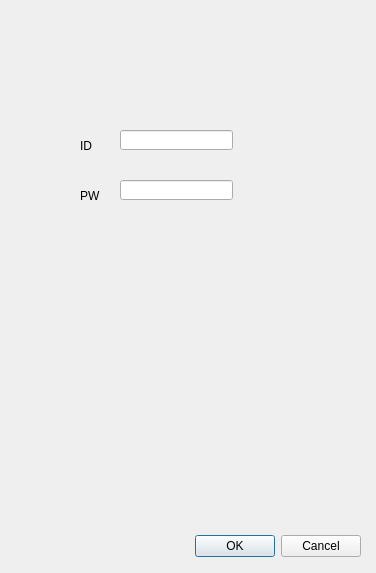
<?xml version="1.0" encoding="UTF-8"?>
<ui version="4.0">
 <class>Dialog</class>
 <widget class="QDialog" name="Dialog">
  <property name="geometry">
   <rect>
    <x>0</x>
    <y>0</y>
    <width>376</width>
    <height>573</height>
   </rect>
  </property>
  <property name="windowTitle">
   <string>Dialog</string>
  </property>
  <widget class="QDialogButtonBox" name="buttonBox">
   <property name="geometry">
    <rect>
     <x>20</x>
     <y>530</y>
     <width>341</width>
     <height>32</height>
    </rect>
   </property>
   <property name="orientation">
    <enum>Qt::Horizontal</enum>
   </property>
   <property name="standardButtons">
    <set>QDialogButtonBox::Cancel|QDialogButtonBox::Ok</set>
   </property>
  </widget>
  <widget class="QLabel" name="label">
   <property name="geometry">
    <rect>
     <x>80</x>
     <y>140</y>
     <width>56</width>
     <height>12</height>
    </rect>
   </property>
   <property name="text">
    <string>ID</string>
   </property>
  </widget>
  <widget class="QLabel" name="label_2">
   <property name="geometry">
    <rect>
     <x>80</x>
     <y>190</y>
     <width>56</width>
     <height>12</height>
    </rect>
   </property>
   <property name="text">
    <string>PW</string>
   </property>
  </widget>
  <widget class="QLineEdit" name="lineEdit">
   <property name="geometry">
    <rect>
     <x>120</x>
     <y>130</y>
     <width>113</width>
     <height>20</height>
    </rect>
   </property>
  </widget>
  <widget class="QLineEdit" name="lineEdit_2">
   <property name="geometry">
    <rect>
     <x>120</x>
     <y>180</y>
     <width>113</width>
     <height>20</height>
    </rect>
   </property>
  </widget>
 </widget>
 <resources/>
 <connections>
  <connection>
   <sender>buttonBox</sender>
   <signal>accepted()</signal>
   <receiver>Dialog</receiver>
   <slot>accept()</slot>
   <hints>
    <hint type="sourcelabel">
     <x>248</x>
     <y>254</y>
    </hint>
    <hint type="destinationlabel">
     <x>157</x>
     <y>274</y>
    </hint>
   </hints>
  </connection>
  <connection>
   <sender>buttonBox</sender>
   <signal>rejected()</signal>
   <receiver>Dialog</receiver>
   <slot>reject()</slot>
   <hints>
    <hint type="sourcelabel">
     <x>316</x>
     <y>260</y>
    </hint>
    <hint type="destinationlabel">
     <x>286</x>
     <y>274</y>
    </hint>
   </hints>
  </connection>
 </connections>
</ui>
